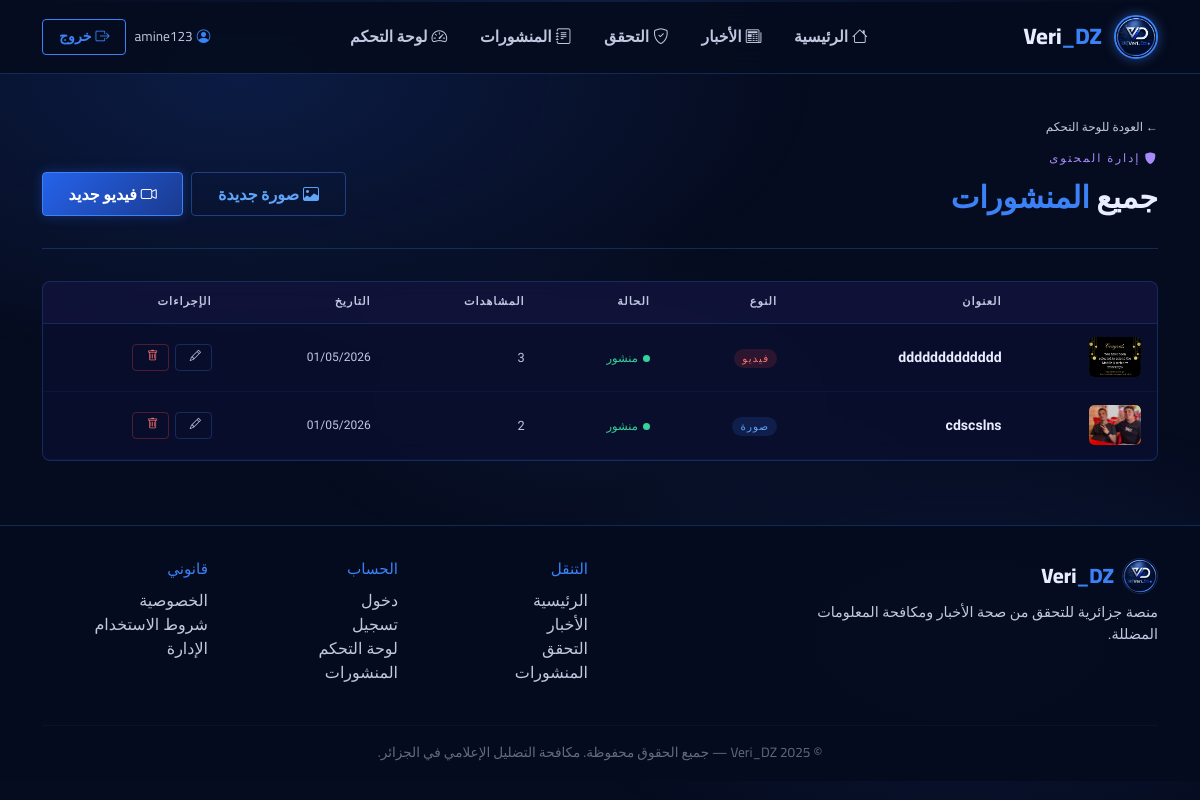
Before: /publications/manage/ (signed in) with the older database file.
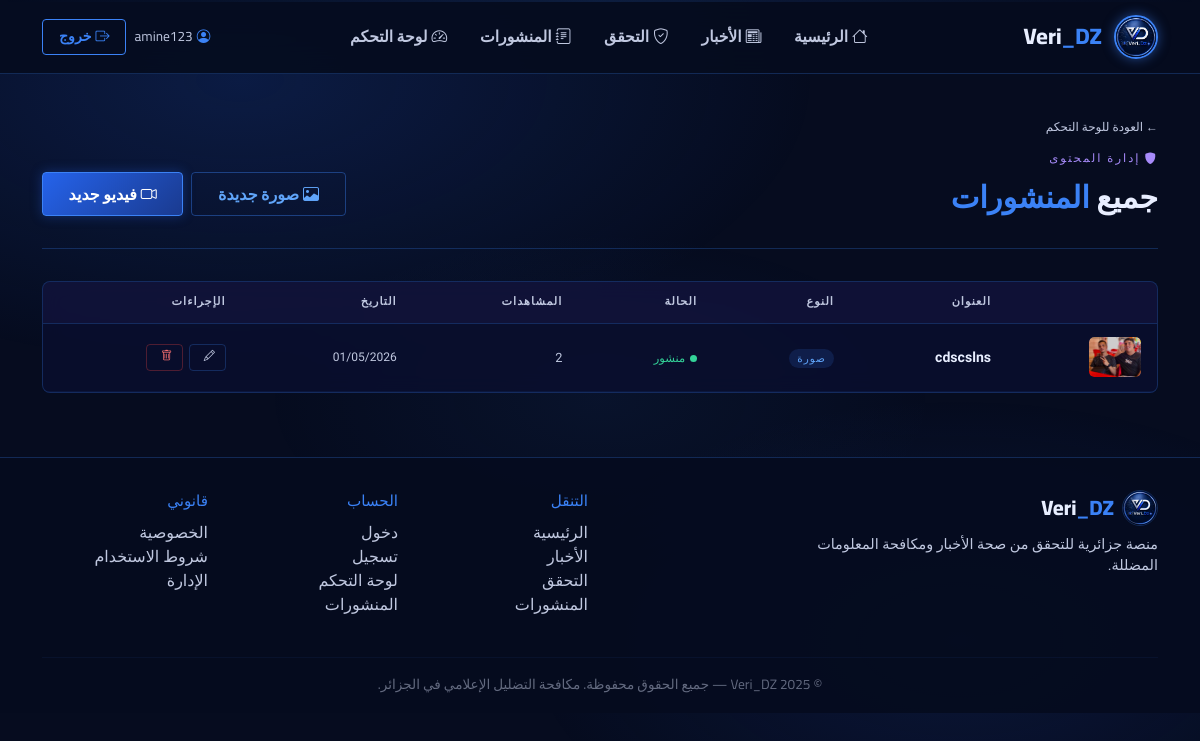
After: the same page with the newer database file.
### publications/models.py (models this page shows, shortened)
class Publication(models.Model):
    TYPE_CHOICES = [
        ('image', 'Image'),
        ('video', 'Video'),
    ]
    title = models.CharField(max_length=200)
    description = models.TextField(blank=True)
    pub_type = models.CharField(max_length=10, choices=TYPE_CHOICES)
    image = models.ImageField(upload_to='publications/images/', blank=True, null=True)
    video = models.FileField(upload_to='publications/videos/', blank=True, null=True)
    thumbnail = models.ImageField(upload_to='publications/thumbnails/', blank=True, null=True)
    author = models.ForeignKey(
        settings.AUTH_USER_MODEL,
        on_delete=models.CASCADE
    )
    created_at = models.DateTimeField(auto_now_add=True)
    updated_at = models.DateTimeField(auto_now=True)
    is_published = models.BooleanField(default=True)
    views_count = models.PositiveIntegerField(default=0)
    class Meta:
        ordering = ['-created_at']

### publications/views.py (the view)
# urls.py: path('manage/', views.publication_manage, name='manage'),
@login_required
@user_passes_test(is_admin)
def publication_manage(request):
    publications = Publication.objects.all()
    return render(request, 'publications/manage.html', {'publications': publications})

### publications/views.py (called while the page is built)
def is_admin(user):
    return user.is_authenticated and user.is_staff

### publications/templates/publications/manage.html (shortened to what this page needs)
{% extends 'base.html' %}
{% block content %}
<div class="container">
    <div class="manage-header">
        <a href="/dashboard/" style="font-family:var(--font-mono);font-size:0.75rem;color:var(--vd-silver);text-decoration:none;">
            ← العودة للوحة التحكم
        </a>
        <div style="font-family:var(--font-mono);font-size:0.72rem;color:#a78bfa;letter-spacing:2px;margin:0.75rem 0 0.3rem;">
            <i class="bi bi-shield-fill me-1"></i>إدارة المحتوى
        </div>
        <div class="d-flex justify-content-between align-items-end flex-wrap gap-3">
            <h1 class="vd-section-title mb-0">جميع <span class="accent">المنشورات</span></h1>
            <div class="d-flex gap-2">
                <a href="/publications/create/?type=image" class="btn-vd-outline" style="border-color:rgba(59,130,246,0.4);color:#60a5fa;">
                    <i class="bi bi-image me-1"></i>صورة جديدة
                </a>
                <a href="/publications/create/?type=video" class="btn-vd-primary">
                    <i class="bi bi-camera-video me-1"></i>فيديو جديد
                </a>
            </div>
        </div>
    </div>
    <div class="vd-card" style="padding:0;overflow:hidden;">
        {% if publications %}
        <table class="manage-table">
            <thead>
                <tr>
                    <th></th>
                    <th>العنوان</th>
                    <th>النوع</th>
                    <th>الحالة</th>
                    <th>المشاهدات</th>
                    <th>التاريخ</th>
                    <th>الإجراءات</th>
                </tr>
            </thead>
            <tbody>
                {% for pub in publications %}
                <tr>
                    <td>
                        <div class="thumb-cell">
                            {% if pub.pub_type == 'image' and pub.image %}
                                <img src="{{ pub.image.url }}" alt="">
                            {% elif pub.pub_type == 'video' and pub.thumbnail %}
                                <img src="{{ pub.thumbnail.url }}" alt="">
                            {% elif pub.pub_type == 'video' %}
                                🎬
                            {% else %}
                                🖼
                            {% endif %}
                        </div>
                    </td>
                    <td>
                        <a href="/publications/{{ pub.pk }}/" style="color:var(--vd-white);text-decoration:none;font-weight:600;">
                            {{ pub.title|truncatechars:45 }}
                        </a>
                    </td>
                    <td><span class="type-pill {{ pub.pub_type }}">{% if pub.pub_type == 'image' %}صورة{% else %}فيديو{% endif %}</span></td>
                    <td>
                        <span class="status-dot {% if pub.is_published %}published{% else %}draft{% endif %}">
                            {% if pub.is_published %}منشور{% else %}مسودة{% endif %}
                        </span>
                    </td>
                    <td style="font-family:var(--font-mono);font-size:0.8rem;color:var(--vd-silver);">{{ pub.views_count }}</td>
                    <td style="font-family:var(--font-mono);font-size:0.75rem;color:var(--vd-silver);">{{ pub.created_at|date:"d/m/Y" }}</td>
                    <td>
                        <div style="display:flex;gap:0.4rem;">
                            <a href="/publications/{{ pub.pk }}/edit/" class="btn-sm-vd">
                                <i class="bi bi-pencil"></i>
                            </a>
                            <form method="post" action="/publications/{{ pub.pk }}/delete/" style="display:inline;"
                                  onsubmit="return confirm('حذف هذا المنشور نهائياً؟')">
                                <button type="submit" class="btn-sm-vd del"><i class="bi bi-trash"></i></button>
                            </form>
                        </div>
                    </td>
                </tr>
                {% endfor %}
            </tbody>
        </table>
        {% endif %}
    </div>
</div>
{% endblock %}

Changed rows visible on the page:
removed Publication: thumbnail (picture), title "ddddddddddddd", pub_type "فيديو", is_published "منشور", views_count "3", created_at "01/05/2026"
